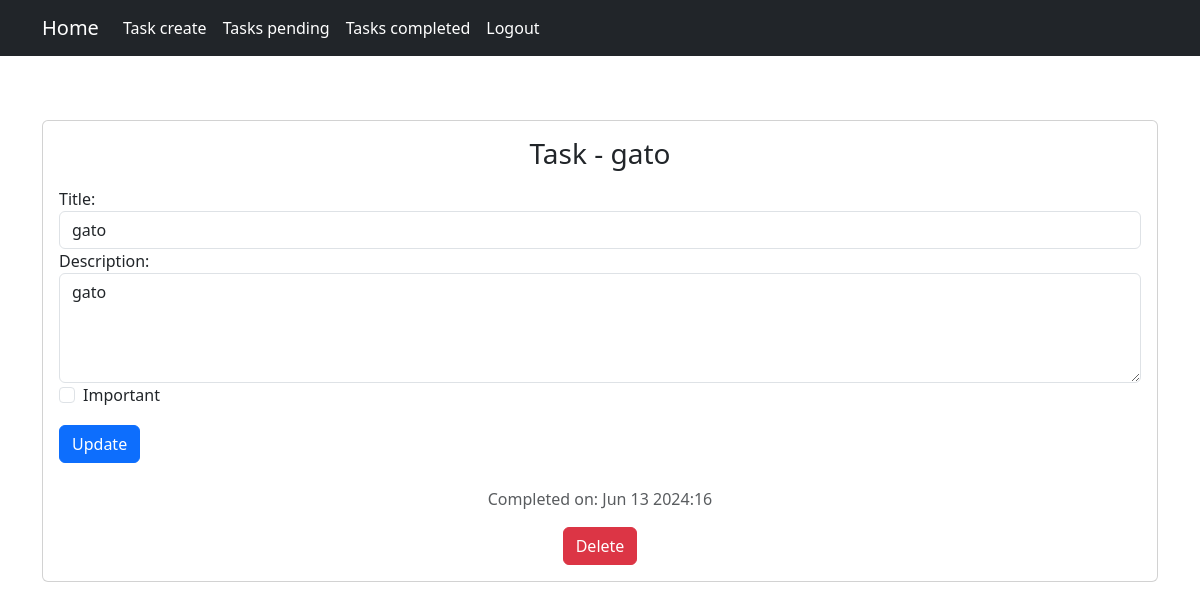
/tasks/12/ (signed in), run on the app's committed database.
### tasks/models.py (models this page shows, shortened)
class Task(models.Model):
    title = models.CharField(max_length=250)
    description = models.TextField(max_length = 500, blank = True)
    created = models.DateTimeField(auto_now_add = True)
    datecompleted = models.DateTimeField(null = True, blank = True)
    important = models.BooleanField(default = False)
    user = models.ForeignKey(User, on_delete = models.CASCADE)

### tasks/views.py (the view, shortened to what this page needs)
# urls.py: path('tasks/<int:task_id>/', views.task_detail, name='task_detail'),
@login_required
def task_detail(request, task_id):
    if request.method == 'GET':
        task = get_object_or_404(Task, pk = task_id, user = request.user)
        form = TaskForm(instance = task)
        return render(request, 'task_detail.html', {
            'task' : task,
            'form' : form
        })

### tasks/forms.py
class TaskForm(ModelForm):
    class Meta:
        model = Task
        fields = ['title', 'description', 'important']

### tasks/templates/task_detail.html (shortened to what this page needs)
{% extends 'base.html' %}
{% block content %}
<main class="container py-5">
    <section class="card card-body">
        <h1 class="h3 mb-3 font-weight-normal text-center">Task - {{ task.title }}</h1>
        <form method="POST" class="form-task-update">
            <div class="form-group">
                <label for="id_title">Title:</label>
                <input type="text" id="id_title" name="title" class="form-control" value="{{ task.title }}" required>
            </div>
            <div class="form-group">
                <label for="id_description">Description:</label>
                <textarea id="id_description" name="description" class="form-control" rows="4" required>{{ task.description }}</textarea>
            </div>
            <div class="form-check">
                <input type="checkbox" id="id_important" name="important" class="form-check-input" {% if task.important %}checked{% endif %}>
                <label class="form-check-label" for="id_important">Important</label>
            </div>
            <button type="submit" class="btn btn-primary btn-block mt-3">Update</button>
        </form>
        <div class="text-center mt-4">
            {% if task.datecompleted %}
                <p class="text-muted">Completed on: {{ task.datecompleted|date:'M j Y:i' }}</p>
            {% else %}
                <form action="{% url 'complete_task' task.id %}" method="POST" class="form-task-action d-inline-block">
                    {% csrf_token %}
                    <button type="submit" class="btn btn-success">Complete</button>
                </form>
            {% endif %}
            <form action="{% url 'delete_task' task.id %}" method="POST" class="form-task-action d-inline-block ml-3">
                <button type="submit" class="btn btn-danger">Delete</button>
            </form>
        </div>
    </section>
</main>
{% endblock %}

### data on the page
Task: title "gato", description "gato", datecompleted "Jun 13 2024:16"
